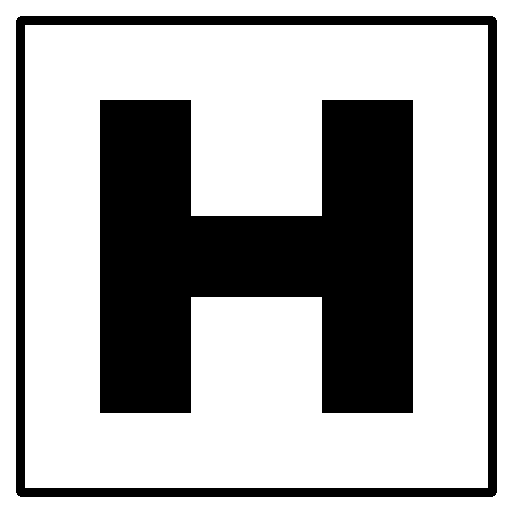
#> input picture Hackathon/Level3/far_target_decoy.png, 512 x 512 px
$ python simulator.py far_target_decoy.png 1.0
#> lines starting #> are read from the running program, lines starting #| are printed output that depends on the picture; after the words box and inside, x2 and y2 are one past the last pixel; in counts of white or black regions, pixels touching at a corner belong together
import cv2
import numpy as np
import sys

# Fixed camera constants
FOCAL_LENGTH_MM    = 3.04
SENSOR_WIDTH_MM    = 3.68
RESOLUTION_PX      = 1920
MARKER_REAL_SIZE_M = 1.0


def get_pixels_at_altitude(altitude_m):
    pixels = (FOCAL_LENGTH_MM * MARKER_REAL_SIZE_M * RESOLUTION_PX) / \
             (altitude_m * SENSOR_WIDTH_MM)
    return max(int(pixels), 10)


def simulate(image_path, altitude_m):
#> called with image_path = 'far_target_decoy.png', altitude_m = 1
    img = cv2.imread(image_path, cv2.IMREAD_GRAYSCALE)
#> img: shape (512, 512); 67.8% white; 2 black regions, box (x1, y1, x2, y2) and area: (100, 100, 413, 413) 67577, (16, 16, 497, 497) 16960
    if img is None:
        print(f"ERROR: Cannot load {image_path}")
        sys.exit(1)

    original_size = (img.shape[1], img.shape[0])
#> original_size = (512, 512)
    marker_pixels = get_pixels_at_altitude(altitude_m)

    print(f"\nAltitude    : {altitude_m} metres")
    print(f"Sensor size : {marker_pixels} × {marker_pixels} pixels")

    # Shrink to simulate distance
    drone_view = cv2.resize(img, (marker_pixels, marker_pixels),
                            interpolation=cv2.INTER_AREA)

    # Atmospheric blur above 10m
    if altitude_m > 10:
        drone_view = cv2.GaussianBlur(drone_view, (3, 3), 0)
        print(f"Blur        : applied (altitude > 10m)")
    else:
        print(f"Blur        : none")

    # Scale back up for human viewing
    display = cv2.resize(drone_view, original_size,
                         interpolation=cv2.INTER_NEAREST)
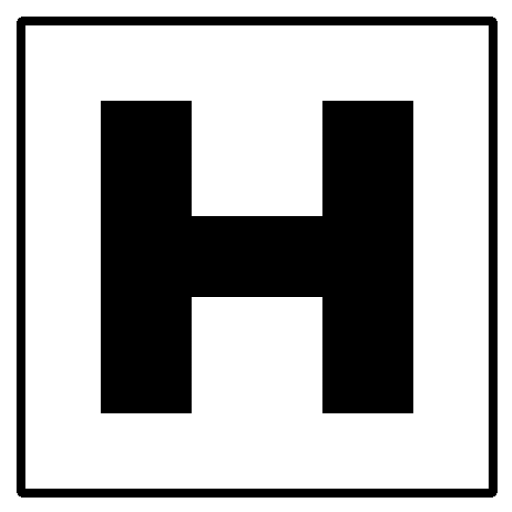
#> display: shape (512, 512); min 0, max 255, mean 173.2

    cv2.imshow(f"Drone View @ {altitude_m}m  ({marker_pixels}px on sensor)", display)
    print(f"Press any key to close.")
    cv2.waitKey(0)
    cv2.destroyAllWindows()


if __name__ == "__main__":
    if len(sys.argv) != 3:
        print("Usage  : python simulator.py <image> <altitude_metres>")
        print("Example: python simulator.py hybrid_marker.png 30")
        print("")
        print("Suggested altitudes to test:")
        print("  python simulator.py hybrid_marker.png 100")
        print("  python simulator.py hybrid_marker.png 30")
        print("  python simulator.py hybrid_marker.png 15")
        print("  python simulator.py hybrid_marker.png 5")
        print("  python simulator.py hybrid_marker.png 2")
        sys.exit(1)

    simulate(sys.argv[1], float(sys.argv[2]))
